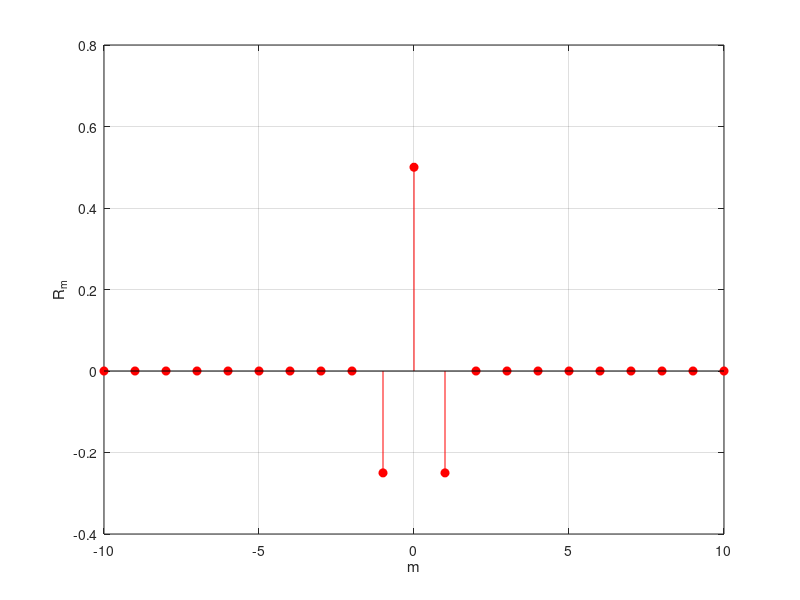

The MATLAB script that drew this image:
A = 1;
maxLag = 10;

R_theoretical = zeros(1, 2*maxLag+1);
m = -maxLag:maxLag;

for k = -maxLag:maxLag
    if k == 0
        R_theoretical(k + maxLag + 1) = 0.5 * A^2;
    elseif abs(k) == 1
        R_theoretical(k + maxLag + 1) = -0.25 * A^2;
    else
        R_theoretical(k + maxLag + 1) = 0;
    end
end

stem(m, R_theoretical, 'r', 'filled');
xlabel('m');
ylabel('R_m');
grid on;
